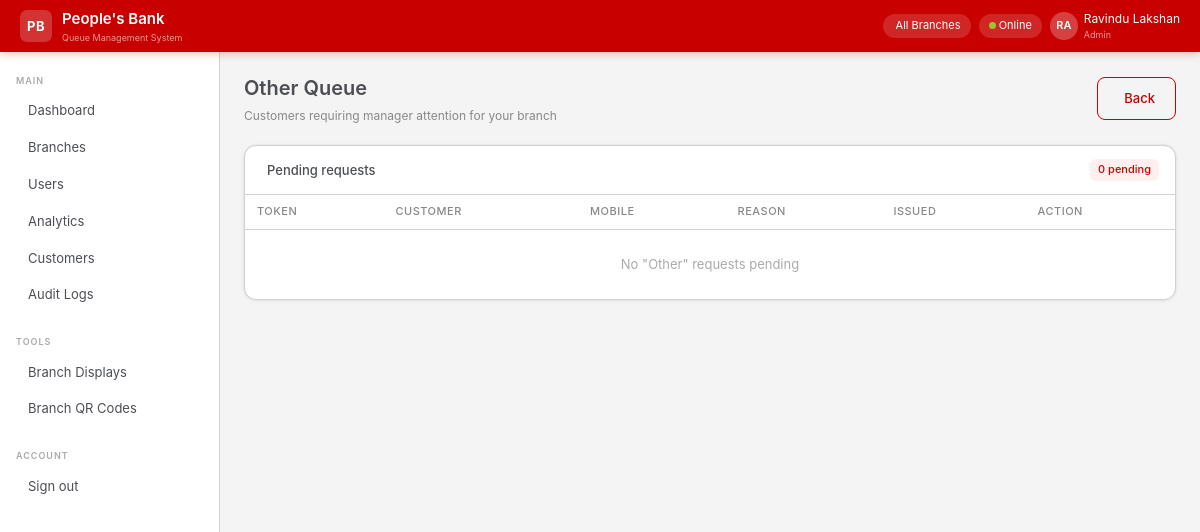
The page /manager/queue/other (signed in) on the database its author committed.
### app/models/user.py (models this page shows, shortened)
class User(UserMixin, db.Model):
    __tablename__ = "users"
    id            = db.Column(db.Integer, primary_key=True)
    branch_id     = db.Column(db.Integer, db.ForeignKey("branches.id"), nullable=True)
    employee_id   = db.Column(db.String(20), unique=True, nullable=False)
    full_name     = db.Column(db.String(120), nullable=False)
    email         = db.Column(db.String(120), unique=True, nullable=False)
    password_hash = db.Column(db.String(256), nullable=False)
    role          = db.Column(db.Enum(UserRole), nullable=False)
    is_active     = db.Column(db.Boolean, default=True)
    last_login    = db.Column(db.DateTime)
    created_at    = db.Column(db.DateTime, default=datetime.utcnow)
    branch        = db.relationship("Branch", back_populates="users")
    tokens_served = db.relationship("QueueToken", back_populates="served_by_officer",
                                    foreign_keys="QueueToken.served_by", lazy="dynamic")
    audit_logs    = db.relationship("AuditLog", back_populates="user", lazy="dynamic")

### app/views/manager_view.py (the view)
@manager_view_bp.route("/queue/other")
@login_required
@require_role(UserRole.BRANCH_MANAGER, UserRole.ADMIN)
def other_queue():
    today     = date.today()
    branch_id = current_user.branch_id
    other_tokens = (QueueToken.query
                    .filter_by(branch_id=branch_id, queue_date=today, status=TokenStatus.WAITING)
                    .join(ServiceType).filter(ServiceType.code == "OT")
                    .order_by(QueueToken.issued_at.asc()).all())
    return render_template("manager/other_queue.html",
        branch=current_user.branch,
        other_tokens=other_tokens,
        manager_counter_id=None,
    )

### app/extensions.py (called while the page is built)
@login_manager.user_loader
def load_user(user_id):
    from app.models import User
    return User.query.get(int(user_id))

### app/templates/manager/other_queue.html (shortened to what this page needs)
{% extends "base.html" %}
{% block content %}
<div class="pb-page-header">
  <div>
    <div class="pb-page-title">Other Queue</div>
    <div class="pb-page-sub">Customers requiring manager attention for {{ branch.name if branch else 'your branch' }}</div>
  </div>
  <a href="/manager/dashboard" class="btn-pb-outline"> Back</a>
</div>
<div class="pb-card">
  <div class="pb-card-header">
    <div class="pb-card-title">Pending requests</div>
    <span class="pb-badge red">{{ other_tokens | length }} pending</span>
  </div>
  <div class="pb-card-body" style="padding:0;">
    <table class="pb-table">
      <thead><tr><th>Token</th><th>Customer</th><th>Mobile</th><th>Reason</th><th>Issued</th><th>Action</th></tr></thead>
      <tbody>
        {% for t in other_tokens %}
        <tr>
          <td><strong>{{ t.token_number }}</strong></td>
          <td>{{ t.customer.full_name }}</td>
          <td style="color:#888;font-size:12px;">{{ t.customer.mobile }}</td>
          <td style="max-width:180px;font-size:12px;">{{ t.custom_reason or '—' }}</td>
          <td style="color:#888;font-size:12px;">{{ t.issued_at.strftime('%H:%M') }}</td>
          <td>
            <button class="btn-pb-primary" style="font-size:11px;padding:4px 10px;" onclick="callOther({{ t.id }})">
              <i class="ti ti-phone-call"></i> Call
            </button>
          </td>
        </tr>
        {% else %}
        <tr><td colspan="6" class="text-center py-4" style="color:#aaa;">No "Other" requests pending</td></tr>
        {% endfor %}
      </tbody>
    </table>
  </div>
</div>
{% endblock %}

### app/templates/base.html (shortened to what this page needs)
<!DOCTYPE html>
<html lang="en">
<head>
  <link href="https://cdn.jsdelivr.net/npm/bootstrap@5.3.2/dist/css/bootstrap.min.css" rel="stylesheet">
  <link href="https://cdn.jsdelivr.net/npm/@tabler/icons-webfont@3.3.0/dist/tabler-icons.min.css" rel="stylesheet">
  <link href="{{ url_for('static', filename='css/pbqms.css') }}" rel="stylesheet">
</head>
<body>
{% if current_user.is_authenticated %}
<nav class="pb-navbar">
  <a class="pb-navbar-brand" href="/">
    <div class="pb-navbar-logo">PB</div>
    <div>
      <div class="pb-navbar-name">People's Bank</div>
      <div style="font-size:9px;color:rgba(255,255,255,.6);">Queue Management System</div>
    </div>
  </a>
  <div class="pb-navbar-right">
    <div class="pb-navbar-chip">
      {{ current_user.branch.name if current_user.branch else 'All Branches' }}
    </div>
    <div class="pb-navbar-chip" id="connection-status">
      <span class="pb-online-dot"></span> Online
    </div>
    <div class="pb-navbar-user">
      <div class="pb-navbar-avatar">{{ current_user.full_name[:2].upper() }}</div>
      <div>
        <div>{{ current_user.full_name }}</div>
        <div style="font-size:9px;opacity:.6;">{{ current_user.role.value.replace('_',' ').title() }}</div>
      </div>
    </div>
  </div>
</nav>
<aside class="pb-sidebar">
  <div class="pb-sidebar-section">Main</div>
  {% if current_user.role.value == 'admin' %}
    <a href="/admin/dashboard" class="pb-sidebar-link {% if request.path == '/admin/dashboard' %}active{% endif %}">
       Dashboard
    </a>
    <a href="/admin/branches" class="pb-sidebar-link">
       Branches
    </a>
    <a href="/admin/users" class="pb-sidebar-link">
       Users
    </a>
    <a href="/admin/analytics" class="pb-sidebar-link">
       Analytics
    </a>
    <a href="/admin/customers" class="pb-sidebar-link">
       Customers
    </a>
    <a href="/admin/audit-logs" class="pb-sidebar-link">
       Audit Logs
    </a>
  {% endif %}
  <div class="pb-sidebar-section" style="margin-top:12px;">Tools</div>
  {% if current_user.role.value == 'admin' %}
    <a href="/admin/branches" class="pb-sidebar-link">
       Branch Displays
    </a>
    <a href="/admin/branches" class="pb-sidebar-link">
       Branch QR Codes
    </a>
  {% endif %}
  <div class="pb-sidebar-section" style="margin-top:12px;">Account</div>
  <a href="/auth/logout" class="pb-sidebar-link">
     Sign out
  </a>
</aside>
<main class="pb-main">
  {% block content %}{% endblock %}
</main>
{% else %}
  {% block public_content %}{% endblock %}
{% endif %}
</body>
</html>

### rows shown on the page
User: full_name "RA", full_name "Ravindu Lakshan", role.value.replace "Admin"

### other values the page prints
{{ current_user.branch.name if current_user.branch else 'All Branches' }} "All Branches"
{{ branch.name if branch else 'your branch' }} "your branch"
{{ other_tokens | length }} "0"
